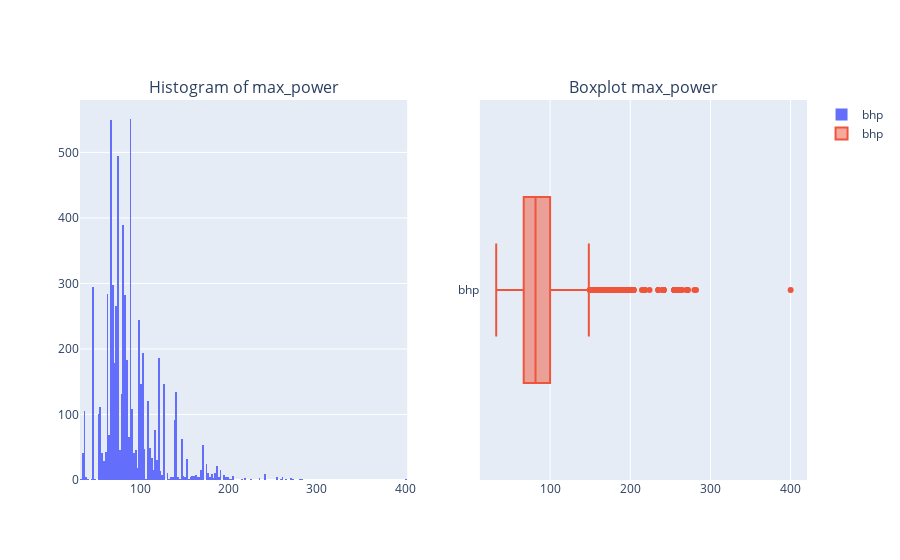

This figure's notebook cell:
### Code cell
fig = make_subplots(rows=1, cols=2,subplot_titles=("Histogram of max_power", 
                                                   "Boxplot max_power",))
fig.add_trace(go.Histogram(x=df['max_power'], name="bhp"),row=1, col=1)
fig.add_trace(go.Box(x=df['max_power'], name="bhp"),row=1, col=2)

fig.show()

### Figure 1 — Plotly figure (JSON) as saved in the notebook; plotly's stock layout.template omitted (floating-point values rounded to 4 significant figures; data arrays with more than 128 entries replaced by an {"elided": "..."} marker saying what was removed)
{"data": [{"name": "bhp", "type": "histogram", "x": {"elided": "6717 float values"}, "xaxis": "x", "yaxis": "y"}, {"name": "bhp", "type": "box", "x": {"elided": "6717 float values"}, "xaxis": "x2", "yaxis": "y2"}], "layout": {"annotations": [{"font": {"size": 16}, "showarrow": false, "text": "Histogram of max_power", "x": 0.225, "xanchor": "center", "xref": "paper", "y": 1, "yanchor": "bottom", "yref": "paper"}, {"font": {"size": 16}, "showarrow": false, "text": "Boxplot max_power", "x": 0.775, "xanchor": "center", "xref": "paper", "y": 1, "yanchor": "bottom", "yref": "paper"}], "xaxis": {"anchor": "y", "domain": [0, 0.45]}, "xaxis2": {"anchor": "y2", "domain": [0.55, 1]}, "yaxis": {"anchor": "x", "domain": [0, 1]}, "yaxis2": {"anchor": "x2", "domain": [0, 1]}}}
